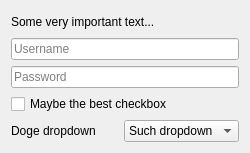
<?xml version="1.0" encoding="UTF-8"?>
<ui version="4.0">
 <class>Form</class>
 <widget class="QWidget" name="Form">
  <property name="geometry">
   <rect>
    <x>0</x>
    <y>0</y>
    <width>250</width>
    <height>153</height>
   </rect>
  </property>
  <property name="sizePolicy">
   <sizepolicy hsizetype="Minimum" vsizetype="Minimum">
    <horstretch>0</horstretch>
    <verstretch>0</verstretch>
   </sizepolicy>
  </property>
  <property name="minimumSize">
   <size>
    <width>250</width>
    <height>153</height>
   </size>
  </property>
  <property name="windowTitle">
   <string>Form</string>
  </property>
  <layout class="QVBoxLayout" name="verticalLayout_3">
   <item>
    <widget class="QLabel" name="example_textview">
     <property name="text">
      <string>Some very important text...</string>
     </property>
     <property name="wordWrap">
      <bool>true</bool>
     </property>
     <property name="openExternalLinks">
      <bool>true</bool>
     </property>
    </widget>
   </item>
   <item>
    <widget class="QLineEdit" name="example_textfield">
     <property name="placeholderText">
      <string>Username</string>
     </property>
    </widget>
   </item>
   <item>
    <widget class="QLineEdit" name="example_textfield_password">
     <property name="echoMode">
      <enum>QLineEdit::Password</enum>
     </property>
     <property name="placeholderText">
      <string>Password</string>
     </property>
    </widget>
   </item>
   <item>
    <widget class="QCheckBox" name="example_checkbox">
     <property name="text">
      <string>Maybe the best checkbox</string>
     </property>
    </widget>
   </item>
   <item>
    <layout class="QHBoxLayout" name="horizontalLayout_3">
     <item>
      <widget class="QLabel" name="label_3">
       <property name="text">
        <string>Doge dropdown</string>
       </property>
      </widget>
     </item>
     <item>
      <widget class="QComboBox" name="example_dropdown">
       <item>
        <property name="text">
         <string>Such dropdown</string>
        </property>
       </item>
       <item>
        <property name="text">
         <string>Many amaze</string>
        </property>
       </item>
       <item>
        <property name="text">
         <string>Wow</string>
        </property>
       </item>
      </widget>
     </item>
    </layout>
   </item>
  </layout>
 </widget>
 <resources/>
 <connections/>
</ui>
